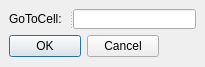
<?xml version="1.0" encoding="UTF-8"?>
<ui version="4.0">
 <class>GoToCellDialog</class>
 <widget class="QWidget" name="GoToCellDialog">
  <property name="geometry">
   <rect>
    <x>0</x>
    <y>0</y>
    <width>205</width>
    <height>67</height>
   </rect>
  </property>
  <property name="windowTitle">
   <string>GoToCell</string>
  </property>
  <widget class="QSplitter" name="splitter">
   <property name="geometry">
    <rect>
     <x>9</x>
     <y>9</y>
     <width>187</width>
     <height>20</height>
    </rect>
   </property>
   <property name="orientation">
    <enum>Qt::Horizontal</enum>
   </property>
   <widget class="QLabel" name="label">
    <property name="text">
     <string>GoToCell:</string>
    </property>
    <property name="buddy">
     <cstring>lineEdit</cstring>
    </property>
   </widget>
   <widget class="QLineEdit" name="lineEdit"/>
  </widget>
  <widget class="QSplitter" name="splitter_2">
   <property name="geometry">
    <rect>
     <x>9</x>
     <y>35</y>
     <width>150</width>
     <height>23</height>
    </rect>
   </property>
   <property name="orientation">
    <enum>Qt::Horizontal</enum>
   </property>
   <widget class="QDialogButtonBox" name="buttonBox">
    <property name="standardButtons">
     <set>QDialogButtonBox::Cancel|QDialogButtonBox::Ok</set>
    </property>
   </widget>
  </widget>
 </widget>
 <tabstops>
  <tabstop>lineEdit</tabstop>
 </tabstops>
 <resources/>
 <connections/>
</ui>
